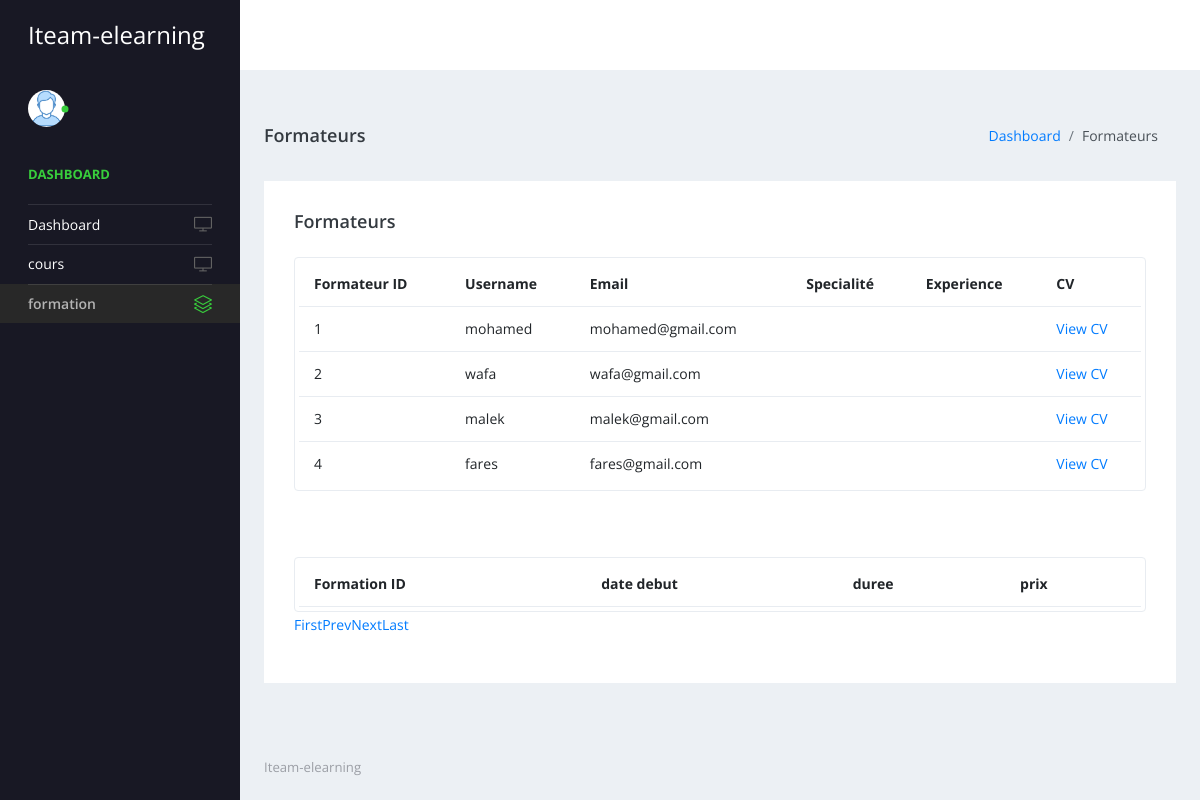
The page /student/formation.php on the database as committed earlier.
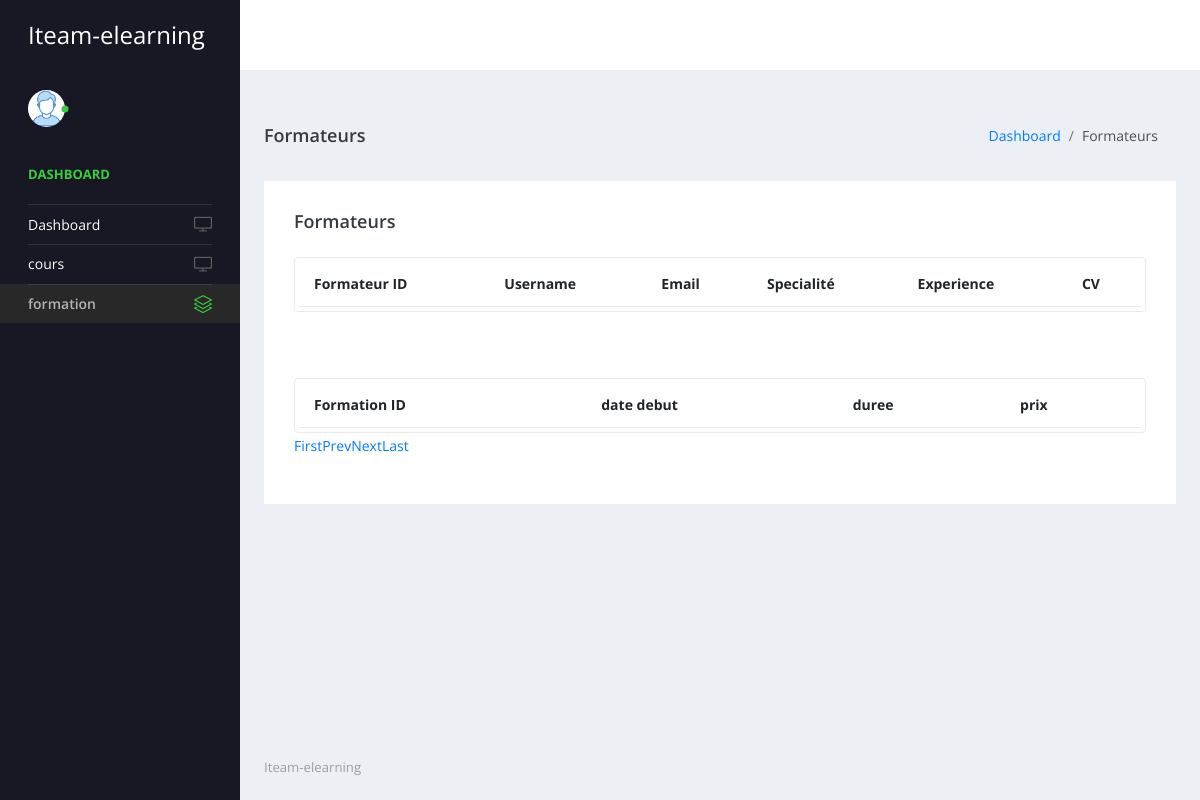
The same page on the database as committed later.
### tables this page shows
CREATE TABLE `former` (
  `id_user` int(11) NOT NULL,
  `username` varchar(30) NOT NULL,
  `password` varchar(255) NOT NULL,
  `email` varchar(50) NOT NULL,
  `specialite` varchar(50) DEFAULT NULL,
  `experience` varchar(100) DEFAULT NULL,
  `cv` varchar(100) DEFAULT NULL
);

### student/formation.php (the view, shortened to what the changed rows need)
<?php
include('includes/dbconnection.php');
?>
<!DOCTYPE html>
<html lang="en">
<head>
    <link rel="stylesheet" href="vendors/simple-line-icons/css/simple-line-icons.css">
    <link rel="stylesheet" href="vendors/flag-icon-css/css/flag-icon.min.css">
    <link rel="stylesheet" href="vendors/css/vendor.bundle.base.css">
    <link rel="stylesheet" href="./vendors/daterangepicker/daterangepicker.css">
    <link rel="stylesheet" href="./vendors/chartist/chartist.min.css">
    <link rel="stylesheet" href="./css1/style.css">
</head>
<body>
<div class="container-scroller">
    <div class="container-fluid page-body-wrapper">
        <div class="main-panel">
            <div class="content-wrapper">
                <div class="row">
                    <div class="col-md-12 grid-margin stretch-card">
                        <div class="card">
                            <div class="card-body">
                                <div class="table-responsive border rounded p-1">
                                    <table class="table">
                                        <thead>
                                            <tr>
                                                <th class="font-weight-bold">Formateur ID</th>
                                                <th class="font-weight-bold">Username</th>
                                                <th class="font-weight-bold">Email</th>
                                                <th class="font-weight-bold">Specialité</th>
                                                <th class="font-weight-bold">Experience</th>
                                                <th class="font-weight-bold">CV</th>
                                            </tr>
                                        </thead>
                                        <tbody>
                                            <?php
                                            if (isset($_GET['pageno'])) {
                                                $pageno = $_GET['pageno'];
                                            } else {
                                                $pageno = 1;
                                            }
                                            $no_of_records_per_page = 15;
                                            $offset = ($pageno - 1) * $no_of_records_per_page;
                                            $sql = "SELECT * FROM former LIMIT $offset, $no_of_records_per_page";
                                            $query = $dbh->prepare($sql);
                                            $query->execute();
                                            $results = $query->fetchAll(PDO::FETCH_OBJ);
                                            if ($query->rowCount() > 0) {
                                                foreach ($results as $row) {
                                            ?>
                                                    <tr>
                                                        <td><?php echo htmlentities($row->id_user); ?></td>
                                                        <td><?php echo htmlentities($row->username); ?></td>
                                                        <td><?php echo htmlentities($row->email); ?></td>
                                                        <td><?php echo htmlentities($row->specialite); ?></td>
                                                        <td><?php echo htmlentities($row->experience); ?></td>
                                                        <td><a href="cvs/<?php echo htmlentities($row->cv); ?>" target="_blank">View CV</a></td>
                                                    </tr>
                                            <?php
                                                }
                                            }
                                            ?>
                                        </tbody>
                                    </table>
                                </div>
                                <br>
                                <br>
                                <br>
                                <div class="table-responsive border rounded p-1">
                                    <table class="table">
                                        <thead>
                                            <tr>
                                                <th class="font-weight-bold">Formation ID</th>
                                                <th class="font-weight-bold">date debut</th>
                                                <th class="font-weight-bold">duree</th>
                                                <th class="font-weight-bold">prix</th>
                                            </tr>
                                        </thead>
                                    </table>
                                </div>
                            </div>
                        </div>
                    </div>
                </div>
            </div>
        </div>
    </div>
</div>
</body>
</html>

Rows that differ between the two databases and show on the page:
removed former: id_user "1", username "mohamed", email "mohamed@gmail.com"
removed former: id_user "2", username "wafa", email "wafa@gmail.com"
removed former: id_user "3", username "malek", email "malek@gmail.com"
removed former: id_user "4", username "fares", email "fares@gmail.com"
